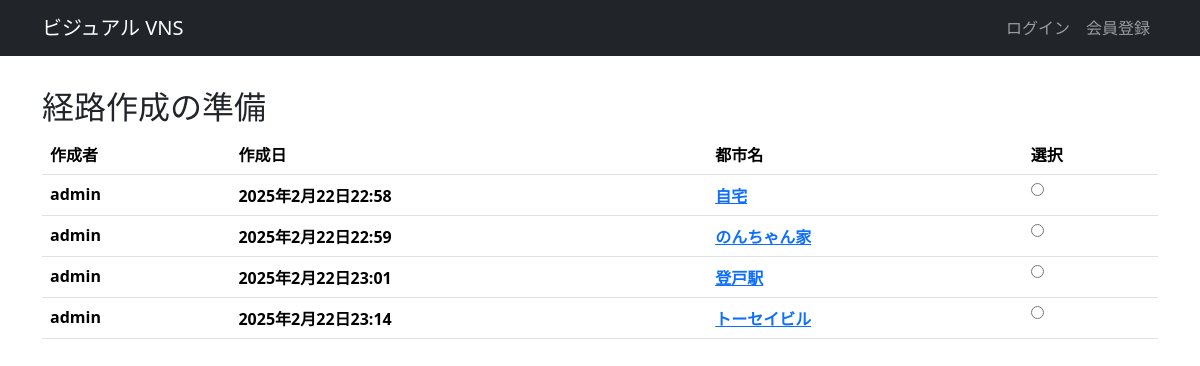
The app's page /cities/solve_prepare/, older data.
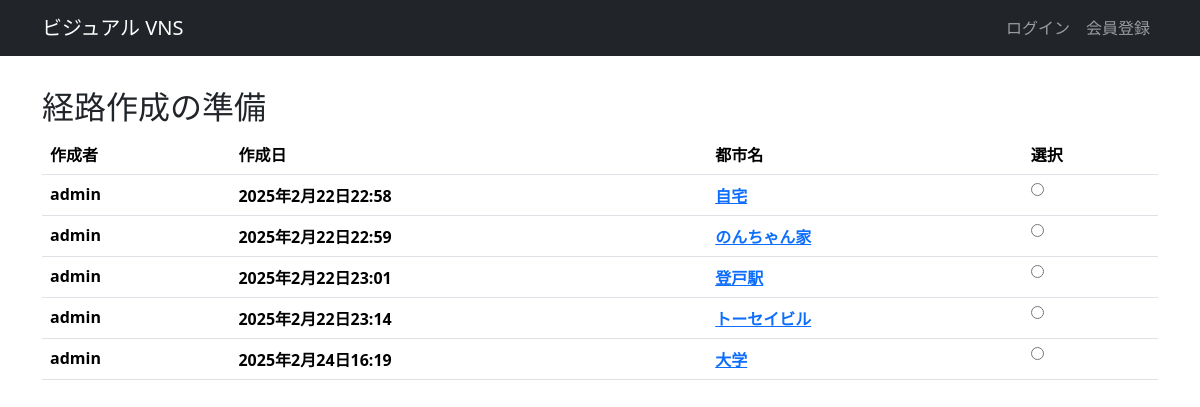
The same page, newer data.
### cities/models.py (models this page shows, shortened)
class City(models.Model):
    city_name = models.CharField('タイトル', max_length=128)
    address = models.TextField('住所', blank=True)
    description = models.TextField('備考', blank=True)
    salesman = models.ManyToManyField(Salesman, related_name='salesman', related_query_name='to_salesman')
    created_by = models.ForeignKey(settings.AUTH_USER_MODEL, verbose_name="作成者", on_delete=models.CASCADE)
    created_at = models.DateTimeField("作成日", auto_now_add=True)
    update_at = models.DateTimeField("更新日", auto_now=True)

### cities/views.py (the view)
# urls.py: path('solve_prepare/', views.solve_prepare, name='solve_prepare'),
def solve_prepare(request):
    cities = City.objects.all()
    return render(request, 'cities/solve_prepare.html', {'cities': cities})

### cities/templates/cities/solve_prepare.html
{% extends "base.html" %}
{% block main %}
<h2>経路作成の準備</h2>
{% if cities %}
<table class="table">
    <thead>
        <tr>
            <th>作成者</th>
            <th>作成日</th>
            <th>都市名</th>
            <th>選択</th>
        </tr>
    </thead>
    <tbody>
        {% for city in cities %}
        <tr>
            <th>{{ city.created_by.username }}</th>
            <th>{{ city.created_at }}</th>
            <th><a href="{% url 'city_detail' city.id %}">{{ city.city_name }}</a></th>
            <th><input type="radio"/></th>
        </tr>
        {% endfor %}
    </tbody>
</table>
{% else %}
<p>都市はまだ作成されていません。</p>
{% endif %}
{% endblock %}

Row changes from the older to the newer data that the page shows:
added City: created_by.username "admin", created_at "2025年2月24日16:19", city_name "大学"
